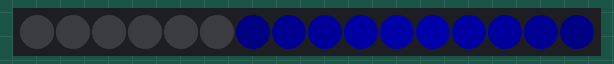
This sketch was run on a simulated Arduino Uno, built with avr-gcc and run on an emulated ATmega328P. Parts: 16 RGB LEDs in strip order, left to right. Dim RGB values are drawn brighter than linear.

Above: at 0.15 s.
At 4.97 s:
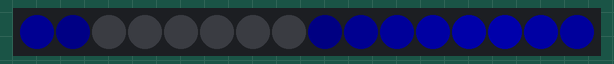
At 9.8 s:
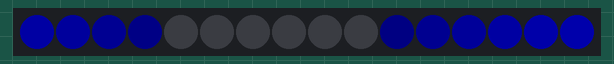
At 19.75 s:
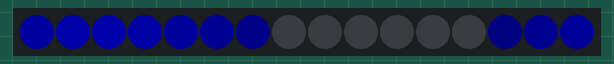
At 29.7 s:
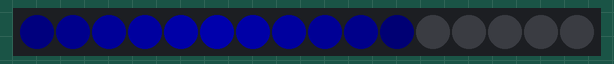
At 39.65 s:
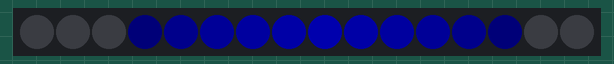

The sketch:

rainbowsnake.ino
```cpp
#include <Adafruit_NeoPixel.h>

#define CONTROL_PIN     3       // Control Pin
#define PIXEL_COUNT     16      // Pixels Count
#define DFL_BRIGHTNESS  50      // Default Brightness
#define MAX_LEVEL       255

// Parameter 1 = number of pixels in strip
// Parameter 2 = pin number (most are valid)
// Parameter 3 = pixel type flags, add together as needed:
//   NEO_KHZ800  800 KHz bitstream (most NeoPixel products w/WS2812 LEDs)
//   NEO_KHZ400  400 KHz (classic 'v1' (not v2) FLORA pixels, WS2811 drivers)
//   NEO_GRB     Pixels are wired for GRB bitstream (most NeoPixel products)
//   NEO_RGB     Pixels are wired for RGB bitstream (v1 FLORA pixels, not v2)

Adafruit_NeoPixel strip = Adafruit_NeoPixel(PIXEL_COUNT, CONTROL_PIN, NEO_GRB + NEO_KHZ800);

void setup() {
  strip.begin();
  strip.setBrightness(DFL_BRIGHTNESS); //adjust brightness here
  strip.show(); // Initialize all pixels to 'off'
}

void loop() {
  // Some example procedures showing how to display to the pixels:
 // colorWipe(strip.Color(255, 0, 0), 50); // Red
 // colorWipe(strip.Color(0, 255, 0), 50); // Green
  //colorWipe(strip.Color(0, 0, 255), 50); // Blue
  //rainbow(20);
  rainbowCycle(20);
}

// Fill the dots one after the other with a color
void colorWipe(uint32_t color, uint8_t wait) {
  for(uint16_t i=0; i<strip.numPixels(); i++) {
      strip.setPixelColor(i, color);
      strip.show();
      delay(wait);
  }
}

void rainbow(uint8_t wait) {
  uint16_t current_pixel = 0, color_level = 0;
  uint16_t num_pixels = strip.numPixels();

  for(color_level = 0; color_level <= MAX_LEVEL; color_level++) {
    for (current_pixel = 0; current_pixel < num_pixels; num_pixels++) {
      strip.setPixelColor(current_pixel, Wheel((current_pixel+color_level) & 0xFF));
    }
    strip.show();
    delay(wait);
  }
}

// Slightly different, this makes the rainbow equally distributed throughout

void rainbowCycle(uint8_t wait) {
  uint16_t current_pixel = 0, color_level = 0;
  const uint16_t num_pixels = strip.numPixels();

  for(color_level = 0; color_level <= MAX_LEVEL; color_level++) {
    for (current_pixel = 0; current_pixel < num_pixels; current_pixel++) {
      uint8_t current_color = Wheel(((current_pixel * 256 / num_pixels) + color_level) & 0xFF); /// <--- ошибка тут!
      strip.setPixelColor(current_pixel, current_color);
    }
    strip.show();
    delay(wait);
  }
}


// Input a value 0 to 255 to get a color value.
// The colours are a transition r - g - b - back to r.
uint32_t Wheel(byte WheelPos) {
  if(WheelPos < 85) {
   return strip.Color(WheelPos * 3, 255 - WheelPos * 3, 0);
  } else if(WheelPos < 170) {
   WheelPos -= 85;
   return strip.Color(255 - WheelPos * 3, 0, WheelPos * 3);
  } else {
   WheelPos -= 170;
   return strip.Color(0, WheelPos * 3, 255 - WheelPos * 3);
  }
}
```
